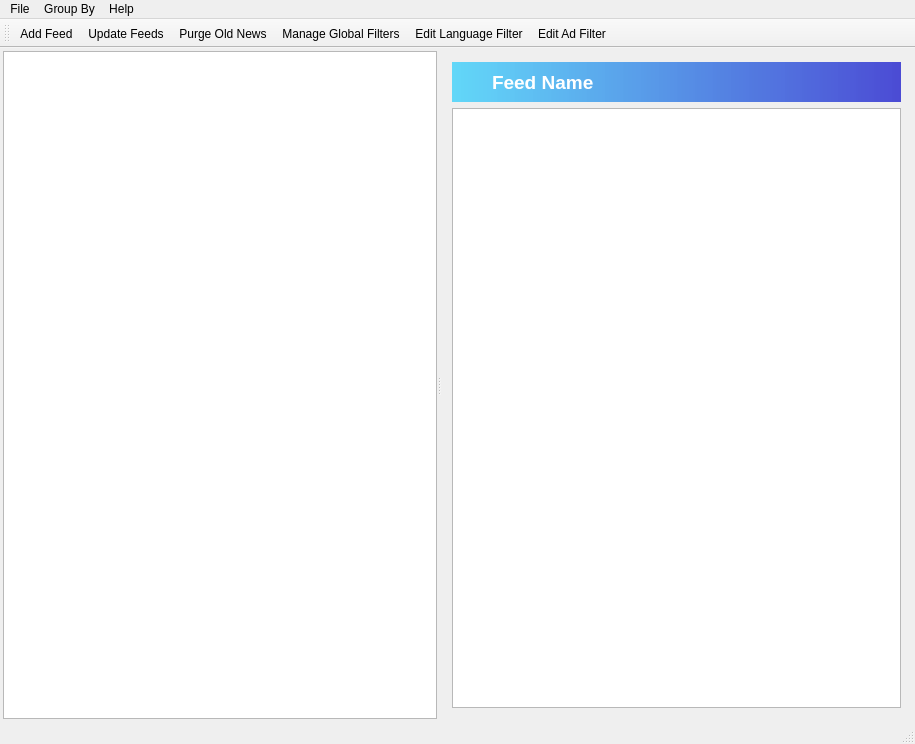
<?xml version="1.0" encoding="UTF-8"?>
<ui version="4.0">
 <class>RssReaderClass</class>
 <widget class="QMainWindow" name="RssReaderClass">
  <property name="geometry">
   <rect>
    <x>0</x>
    <y>0</y>
    <width>915</width>
    <height>744</height>
   </rect>
  </property>
  <property name="windowTitle">
   <string>RssReader</string>
  </property>
  <property name="windowIcon">
   <iconset>
    <normaloff>Resources/RssReader.ico</normaloff>Resources/RssReader.ico</iconset>
  </property>
  <widget class="QWidget" name="centralWidget">
   <layout class="QVBoxLayout" name="verticalLayout_3">
    <property name="spacing">
     <number>3</number>
    </property>
    <property name="leftMargin">
     <number>3</number>
    </property>
    <property name="topMargin">
     <number>3</number>
    </property>
    <property name="rightMargin">
     <number>3</number>
    </property>
    <property name="bottomMargin">
     <number>3</number>
    </property>
    <item>
     <widget class="QSplitter" name="horizSplitter">
      <property name="orientation">
       <enum>Qt::Horizontal</enum>
      </property>
      <widget class="QTreeWidget" name="feedTree">
       <property name="contextMenuPolicy">
        <enum>Qt::CustomContextMenu</enum>
       </property>
       <property name="dragDropMode">
        <enum>QAbstractItemView::InternalMove</enum>
       </property>
       <property name="defaultDropAction">
        <enum>Qt::MoveAction</enum>
       </property>
       <property name="rootIsDecorated">
        <bool>false</bool>
       </property>
       <property name="itemsExpandable">
        <bool>false</bool>
       </property>
       <attribute name="headerVisible">
        <bool>false</bool>
       </attribute>
       <column>
        <property name="text">
         <string notr="true">Feeds</string>
        </property>
       </column>
      </widget>
      <widget class="QWidget" name="layoutWidget">
       <layout class="QVBoxLayout" name="verticalLayout_2">
        <item>
         <widget class="QFrame" name="feedTitleFrame">
          <property name="sizePolicy">
           <sizepolicy hsizetype="Preferred" vsizetype="Fixed">
            <horstretch>0</horstretch>
            <verstretch>0</verstretch>
           </sizepolicy>
          </property>
          <property name="minimumSize">
           <size>
            <width>0</width>
            <height>40</height>
           </size>
          </property>
          <property name="maximumSize">
           <size>
            <width>16777215</width>
            <height>40</height>
           </size>
          </property>
          <property name="styleSheet">
           <string notr="true">QFrame#feedTitleFrame {
background-color: qlineargradient(spread:pad, x1:0, y1:0, x2:1, y2:0, stop:0 rgba(0, 200, 255, 150), stop:1 rgba(0, 0, 200, 175));
}</string>
          </property>
          <property name="frameShape">
           <enum>QFrame::NoFrame</enum>
          </property>
          <property name="frameShadow">
           <enum>QFrame::Plain</enum>
          </property>
          <layout class="QVBoxLayout" name="verticalLayout">
           <property name="spacing">
            <number>2</number>
           </property>
           <property name="leftMargin">
            <number>2</number>
           </property>
           <property name="topMargin">
            <number>0</number>
           </property>
           <property name="rightMargin">
            <number>2</number>
           </property>
           <property name="bottomMargin">
            <number>0</number>
           </property>
           <item>
            <layout class="QHBoxLayout" name="horizontalLayout">
             <property name="spacing">
              <number>6</number>
             </property>
             <item>
              <widget class="QLabel" name="feedImageLabel">
               <property name="sizePolicy">
                <sizepolicy hsizetype="Preferred" vsizetype="Fixed">
                 <horstretch>0</horstretch>
                 <verstretch>0</verstretch>
                </sizepolicy>
               </property>
               <property name="minimumSize">
                <size>
                 <width>32</width>
                 <height>32</height>
                </size>
               </property>
               <property name="text">
                <string/>
               </property>
               <property name="pixmap">
                <pixmap resource="PyRssReader.qrc">:/RssReader/Resources/RssReader.ico</pixmap>
               </property>
               <property name="scaledContents">
                <bool>false</bool>
               </property>
               <property name="alignment">
                <set>Qt::AlignLeading|Qt::AlignLeft|Qt::AlignVCenter</set>
               </property>
              </widget>
             </item>
             <item>
              <widget class="QLabel" name="feedNameLabel">
               <property name="sizePolicy">
                <sizepolicy hsizetype="Preferred" vsizetype="Preferred">
                 <horstretch>1</horstretch>
                 <verstretch>0</verstretch>
                </sizepolicy>
               </property>
               <property name="font">
                <font>
                 <family>Arial</family>
                 <pointsize>14</pointsize>
                 <weight>75</weight>
                 <bold>true</bold>
                </font>
               </property>
               <property name="styleSheet">
                <string notr="true">color: rgb(255, 255, 255);</string>
               </property>
               <property name="text">
                <string>Feed Name</string>
               </property>
              </widget>
             </item>
            </layout>
           </item>
          </layout>
         </widget>
        </item>
        <item>
         <widget class="QSplitter" name="vertSplitter">
          <property name="orientation">
           <enum>Qt::Vertical</enum>
          </property>
          <widget class="QTreeView" name="titleTree">
           <property name="contextMenuPolicy">
            <enum>Qt::CustomContextMenu</enum>
           </property>
           <property name="editTriggers">
            <set>QAbstractItemView::NoEditTriggers</set>
           </property>
           <property name="showDropIndicator" stdset="0">
            <bool>false</bool>
           </property>
           <property name="selectionBehavior">
            <enum>QAbstractItemView::SelectRows</enum>
           </property>
           <property name="sortingEnabled">
            <bool>true</bool>
           </property>
           <property name="animated">
            <bool>true</bool>
           </property>
           <attribute name="headerStretchLastSection">
            <bool>true</bool>
           </attribute>
          </widget>
         </widget>
        </item>
       </layout>
      </widget>
     </widget>
    </item>
   </layout>
  </widget>
  <widget class="QMenuBar" name="menuBar">
   <property name="geometry">
    <rect>
     <x>0</x>
     <y>0</y>
     <width>915</width>
     <height>21</height>
    </rect>
   </property>
   <widget class="QMenu" name="menuExit">
    <property name="title">
     <string>File</string>
    </property>
    <addaction name="actionPreferences"/>
    <addaction name="actionOpen_Enclosure_Directory"/>
    <addaction name="separator"/>
    <addaction name="actionImport_OPML"/>
    <addaction name="actionExport_OPML"/>
    <addaction name="separator"/>
    <addaction name="actionExit"/>
    <addaction name="separator"/>
   </widget>
   <widget class="QMenu" name="menuGroup_By">
    <property name="title">
     <string>Group By</string>
    </property>
    <addaction name="actionNo_Groups"/>
    <addaction name="actionDate"/>
   </widget>
   <widget class="QMenu" name="menuHelp">
    <property name="title">
     <string>Help</string>
    </property>
    <addaction name="actionAbout_Qt"/>
    <addaction name="actionAbout_RssReader"/>
   </widget>
   <addaction name="menuExit"/>
   <addaction name="menuGroup_By"/>
   <addaction name="menuHelp"/>
  </widget>
  <widget class="QToolBar" name="mainToolBar">
   <attribute name="toolBarArea">
    <enum>TopToolBarArea</enum>
   </attribute>
   <attribute name="toolBarBreak">
    <bool>false</bool>
   </attribute>
   <addaction name="actionAdd_Feed"/>
   <addaction name="actionUpdate_Feeds"/>
   <addaction name="actionPurge_Old_News"/>
   <addaction name="actionCreate_Global_Filter"/>
   <addaction name="actionEdit_Language_Filter"/>
   <addaction name="actionEdit_Ad_Filter"/>
  </widget>
  <widget class="QStatusBar" name="statusBar"/>
  <action name="actionExit">
   <property name="text">
    <string>Exit</string>
   </property>
  </action>
  <action name="actionUpdate_Feeds">
   <property name="text">
    <string>Update Feeds</string>
   </property>
  </action>
  <action name="actionAdd_Feed">
   <property name="text">
    <string>Add Feed</string>
   </property>
  </action>
  <action name="actionPurge_Old_News">
   <property name="text">
    <string>Purge Old News</string>
   </property>
  </action>
  <action name="actionPreferences">
   <property name="text">
    <string>Preferences...</string>
   </property>
  </action>
  <action name="actionNo_Groups">
   <property name="checkable">
    <bool>true</bool>
   </property>
   <property name="checked">
    <bool>true</bool>
   </property>
   <property name="text">
    <string>No Groups</string>
   </property>
  </action>
  <action name="actionDate">
   <property name="checkable">
    <bool>true</bool>
   </property>
   <property name="text">
    <string>Date</string>
   </property>
  </action>
  <action name="actionAbout_Qt">
   <property name="text">
    <string>About Qt...</string>
   </property>
  </action>
  <action name="actionAbout_RssReader">
   <property name="text">
    <string>About RssReader...</string>
   </property>
  </action>
  <action name="actionOpen_Enclosure_Directory">
   <property name="text">
    <string>Open Enclosure Directory</string>
   </property>
  </action>
  <action name="actionCreate_Global_Filter">
   <property name="text">
    <string>Manage Global Filters</string>
   </property>
  </action>
  <action name="actionEdit_Language_Filter">
   <property name="text">
    <string>Edit Language Filter</string>
   </property>
  </action>
  <action name="actionExport_OPML">
   <property name="text">
    <string>Export OPML...</string>
   </property>
  </action>
  <action name="actionEdit_Ad_Filter">
   <property name="text">
    <string>Edit Ad Filter</string>
   </property>
  </action>
  <action name="actionImport_OPML">
   <property name="text">
    <string>Import OPML...</string>
   </property>
  </action>
 </widget>
 <layoutdefault spacing="6" margin="11"/>
 <resources>
  <include location="PyRssReader.qrc"/>
 </resources>
 <connections>
  <connection>
   <sender>actionExit</sender>
   <signal>triggered()</signal>
   <receiver>RssReaderClass</receiver>
   <slot>close()</slot>
   <hints>
    <hint type="sourcelabel">
     <x>-1</x>
     <y>-1</y>
    </hint>
    <hint type="destinationlabel">
     <x>457</x>
     <y>371</y>
    </hint>
   </hints>
  </connection>
 </connections>
</ui>
